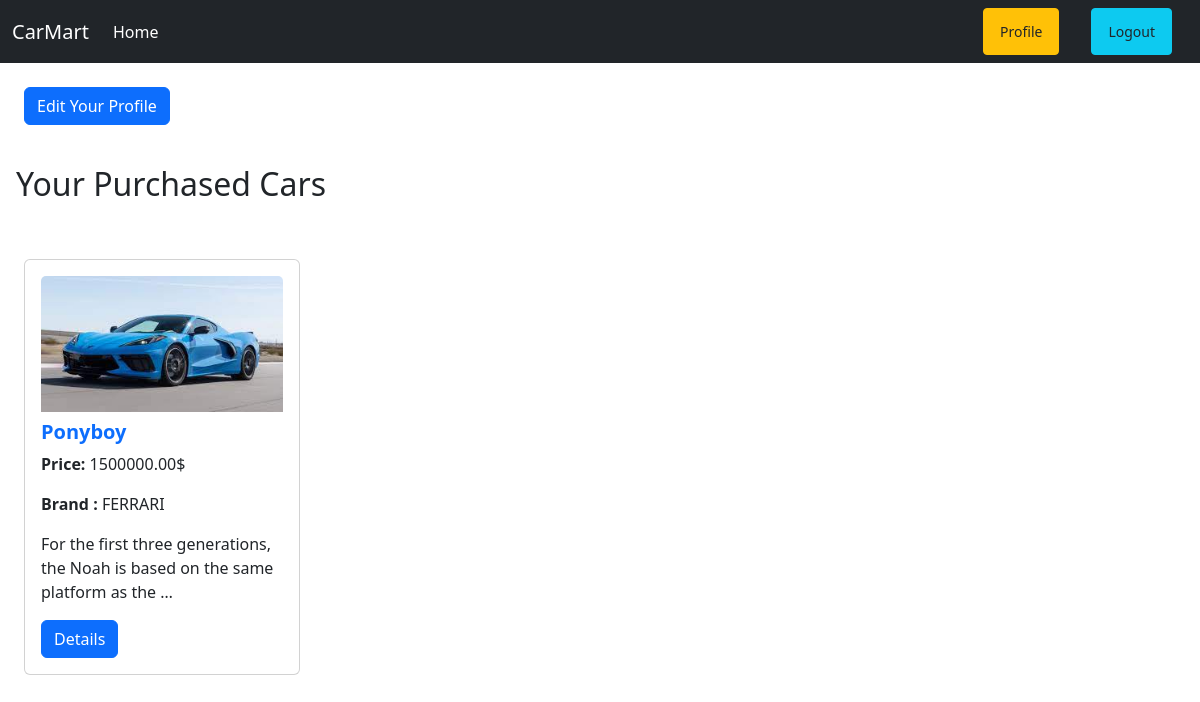
The app's page /car/purchase_car/4 (signed in) with its own data.
### car/models.py (models this page shows, shortened)
class Car(models.Model):
    brand = models.ForeignKey(Brand, on_delete=models.CASCADE)
    name = models.CharField(max_length=255)
    description = models.TextField()
    image = models.ImageField(upload_to="car/media/uploads/", blank=True, null=True)
    quantity = models.IntegerField(default=0)
    price = models.DecimalField(max_digits=10, decimal_places=2)

### brand/models.py (models this page shows)
class Brand(models.Model):
    name = models.CharField(max_length=255)
    slug = models.SlugField(max_length=100, unique=True, null=True, blank=True)
    def __str__(self):
        return self.name

### car/views.py (the view)
# urls.py: path("purchase_car/<int:id>", views.purchase_car, name="purchase_car"),
@login_required
def purchase_car(request, id):
    car = Car.objects.get(pk=id)
    if car.quantity > 0:
        car.quantity -= 1
        car.save()
        purchased_cars = [car]
        return render(request, "profile.html", {"purchased_cars": purchased_cars})
    else:
        return render(request, "home.html")

### car/templates/profile.html
{% extends 'base.html' %} {% load crispy_forms_tags %}{% block content%}
<div>
  <a class="btn btn-primary m-4" href={% url 'edit_profile' %}>Edit Your Profile</a>
</div>
<div class="p-3" >
    <h2>Your Purchased Cars</h2>
    <div class="d-flex flex-wrap pt-5">
      {% for c in purchased_cars %}
      <div class="col-3">
        <div class="card mx-2">
          <div class="card-body">
            <img src="{{c.image.url}}" class="card-img-top" alt="image" />
            <h5 class="card-title mt-2">
              <a href="" class="text-decoration-none fw-bold">{{c.name}}</a>
            </h5>
            <p><b>Price:</b> {{c.price}}$</p>
            <p><b>Brand :</b> {{c.brand}}</p>
            <p>{{c.description|truncatewords:15}}</p>
            <button class="btn btn-primary">Details</button>
          </div>
        </div>
      </div>
      {% endfor%}
    </div>
</div>
{% endblock %}

### records on screen
Car: image (picture), name "Ponyboy", price "1500000.00", brand "FERRARI", description "For the first three generations, the Noah is based on the same platform as the …"
